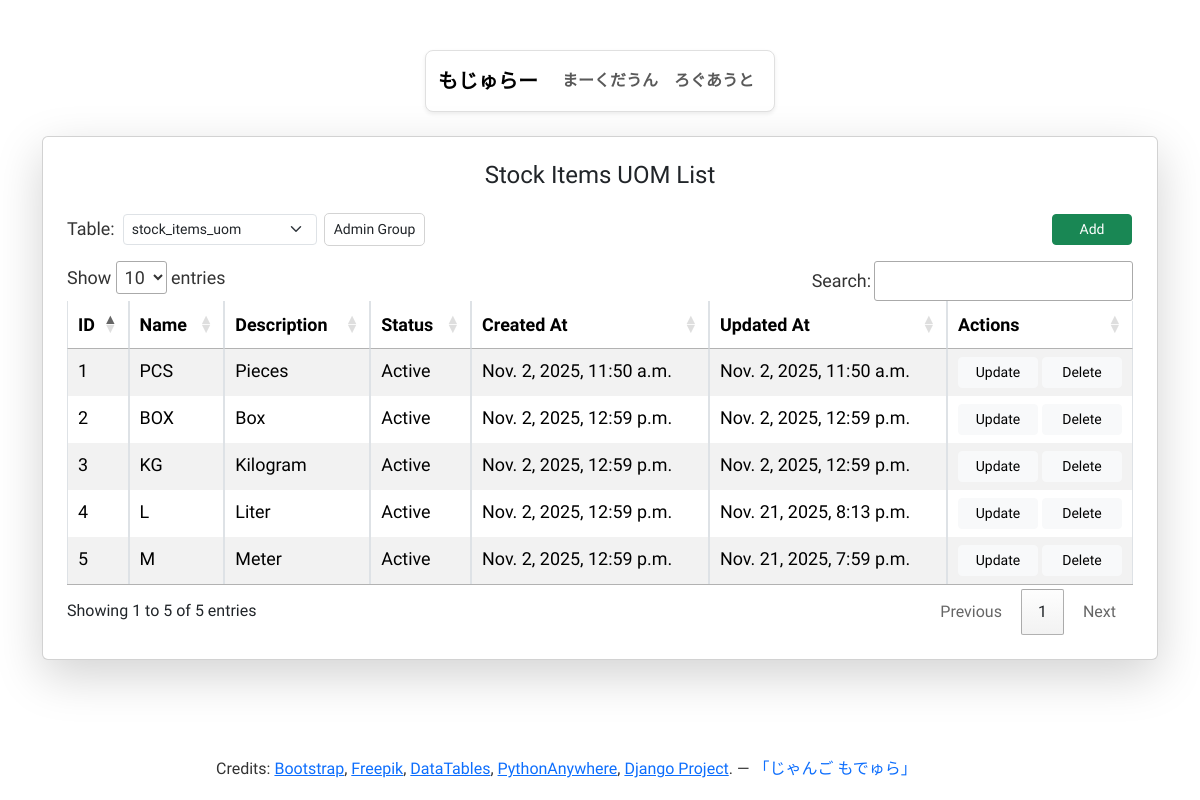
Page /uom/ (signed in) on the committed database.
### apps/uom/models.py (models this page shows, shortened)
class StockItemUOM(models.Model):
    STATUS_CHOICES = [
        (1, 'Active'),
        (2, 'Inactive'),
    ]
    id = models.AutoField(primary_key=True)
    name = models.CharField(max_length=255, unique=True)
    description = models.TextField(null=True, blank=True)
    status = models.IntegerField(choices=STATUS_CHOICES, default=1)
    created_at = models.DateTimeField()
    updated_at = models.DateTimeField()
    class Meta:
        db_table = 'stock_items_uom'
        managed = False # <-- IMPORTANT: do NOT create or change table

### apps/uom/views.py (the view)
# urls.py: path('', views.index, name='index'),
@login_required
def index(request):
    user_groups = request.user.groups.values_list('name', flat=True)
    user_group = user_groups[0] if user_groups else None
    conn = sqlite3.connect(DB_PATH)
    cursor = conn.cursor()
    cursor.execute("SELECT name FROM sqlite_master WHERE type='table' AND name LIKE 'stock%'")
    tables = [row[0] for row in cursor.fetchall()]
    conn.close()
    records = StockItemUOM.objects.all().order_by('id')
    return render(request, 'uom/index.html', {
        'title': 'Stock Items UOM List',
        'records': records,
        'tables': tables,
        'current_table': 'stock_items_uom',
        'user_group': user_group,
    })

### apps/uom/templates/uom/index.html (shortened to what this page needs)
{% extends 'base.html' %}
{% block content %}
<div class="card shadow-lg p-4 mb-3">
    <h4 class="mb-4 text-center">{{ title }}</h4>
    <div class="mb-3 d-flex flex-wrap align-items-center gap-2">
        <label for="tableSelect" class="form-label mb-0">Table:</label>
        {% include 'includes/_table_select.html' %}
        {% if user_group == 'Admin' %}
            <a href="{% url 'uom:add' %}" class="btn btn-success btn-sm" style="position: absolute; right: 25px;">Add</a>
        {% else %}
            <a href="#" class="btn btn-success btn-sm disabled" style="position: absolute; right: 25px;" title="View Only">Add</a>
        {% endif %}
    </div>
    <div class="table-responsive">
        <table id="itemsTable" class="table table-sm table-striped table-bordered">
            <thead>
                <tr>
                    <th>ID</th>
                    <th>Name</th>
                    <th>Description</th>
                    <th>Status</th>
                    <th>Created At</th>
                    <th>Updated At</th>
                    <th width="120">Actions</th>
                </tr>
            </thead>
            <tbody>
                {% for row in records %}
                <tr>
                    <td>{{ row.id }}</td>
                    <td>{{ row.name }}</td>
                    <td>{{ row.description }}</td>
                    <td>{{ row.get_status_display }}</td>
                    <td>{{ row.created_at }}</td>
                    <td>{{ row.updated_at }}</td>
                    <td class="text-nowrap d-flex gap-1">
                        {% if user_group == 'Admin' %}
                            <a href="{% url 'uom:update' row.id %}" class="btn btn-light btn-sm">Update</a>
                            <a href="{% url 'uom:delete' row.id %}" onclick="return confirm('Delete this record?')" class="btn btn-light btn-sm">Delete</a>
                        {% else %}
                            <a href="#" class="btn btn-light btn-sm disabled" title="View Only">Update</a>
                            <a href="#" class="btn btn-light btn-sm disabled" title="View Only">Delete</a>
                        {% endif %}
                    </td>
                </tr>
                {% endfor %}
            </tbody>
        </table>
    </div>
</div>
{% endblock %}

### static/css/style.css (style rules this page uses)
body { font-family: "Neucha", Arial, Helvetica, sans-serif; line-height: 1.7; color: #222; background-color: #fff; padding-top: 50px; }
table, table td, table th, button, select, select option, label { font-family: "Neucha", Arial, Helvetica, sans-serif; font-size: 1.12rem; line-height: 1.55; font-weight: 400; color: #333; }
.card { max-width: 100%; width: 1280px; margin: 0 auto; background-color: #fff; }
.btn-sm { min-width: 80px; }
.table-responsive { overflow-x: auto; }
.table td, .table th { padding: 0.25rem 0.4rem; }
html, body { height: 100%; }
body.d-flex.flex-column { min-height: 100vh; }
body { display: flex; flex-direction: column; }

### rows in the picture
StockItemUOM: id "1", name "PCS", description "Pieces", status "Active", created_at "Nov. 2, 2025, 11:50 a.m.", updated_at "Nov. 2, 2025, 11:50 a.m."
StockItemUOM: id "2", name "BOX", description "Box", status "Active", created_at "Nov. 2, 2025, 12:59 p.m.", updated_at "Nov. 2, 2025, 12:59 p.m."
StockItemUOM: id "3", name "KG", description "Kilogram", status "Active", created_at "Nov. 2, 2025, 12:59 p.m.", updated_at "Nov. 2, 2025, 12:59 p.m."
StockItemUOM: id "4", name "L", description "Liter", status "Active", created_at "Nov. 2, 2025, 12:59 p.m.", updated_at "Nov. 21, 2025, 8:13 p.m."
StockItemUOM: id "5", name "M", description "Meter", status "Active", created_at "Nov. 2, 2025, 12:59 p.m.", updated_at "Nov. 21, 2025, 7:59 p.m."

### other values in the picture
{{ title }} "Stock Items UOM List"
form field value "stock_items_uom"
